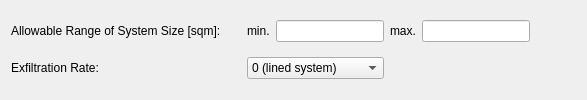
               <widget class="QWidget" name="bf_design_widget2" native="true">
                <layout class="QGridLayout" name="gridLayout_20">
                 <item row="0" column="6">
                  <spacer name="horizontalSpacer_50">
                   <property name="orientation">
                    <enum>Qt::Horizontal</enum>
                   </property>
                   <property name="sizeHint" stdset="0">
                    <size>
                     <width>40</width>
                     <height>20</height>
                    </size>
                   </property>
                  </spacer>
                 </item>
                 <item row="0" column="0">
                  <widget class="QLabel" name="bf_minsize_lbl">
                   <property name="text">
                    <string>Allowable Range of System Size [sqm]:</string>
                   </property>
                  </widget>
                 </item>
                 <item row="0" column="5">
                  <widget class="QLineEdit" name="bf_maxsize_box"/>
                 </item>
                 <item row="0" column="1">
                  <spacer name="horizontalSpacer_51">
                   <property name="orientation">
                    <enum>Qt::Horizontal</enum>
                   </property>
                   <property name="sizeType">
                    <enum>QSizePolicy::Fixed</enum>
                   </property>
                   <property name="sizeHint" stdset="0">
                    <size>
                     <width>20</width>
                     <height>20</height>
                    </size>
                   </property>
                  </spacer>
                 </item>
                 <item row="1" column="0">
                  <widget class="QLabel" name="bf_exfil_lbl">
                   <property name="text">
                    <string>Exfiltration Rate:</string>
                   </property>
                  </widget>
                 </item>
                 <item row="1" column="2" colspan="2">
                  <widget class="QComboBox" name="bf_exfil_combo">
                   <property name="whatsThis">
                    <string>&lt;!DOCTYPE HTML PUBLIC &quot;-//W3C//DTD HTML 4.0//EN&quot; &quot;http://www.w3.org/TR/REC-html40/strict.dtd&quot;&gt;
&lt;html&gt;&lt;head&gt;&lt;meta name=&quot;qrichtext&quot; content=&quot;1&quot; /&gt;&lt;style type=&quot;text/css&quot;&gt;
p, li { white-space: pre-wrap; }
&lt;/style&gt;&lt;/head&gt;&lt;body style=&quot; font-family:'MS Shell Dlg 2'; font-size:8.25pt; font-weight:400; font-style:normal;&quot;&gt;
&lt;p style=&quot; margin-top:0px; margin-bottom:0px; margin-left:0px; margin-right:0px; -qt-block-indent:0; text-indent:0px;&quot;&gt;&lt;span style=&quot; font-size:8pt;&quot;&gt;The likely exfiltration rate from the system (less than the theoretical maximum infiltration rate of the soil). Select this value based on performance data of systems in your city.&lt;/span&gt;&lt;/p&gt;&lt;/body&gt;&lt;/html&gt;</string>
                   </property>
                   <item>
                    <property name="text">
                     <string>0 (lined system)</string>
                    </property>
                   </item>
                   <item>
                    <property name="text">
                     <string>0.18 mm/hr</string>
                    </property>
                   </item>
                   <item>
                    <property name="text">
                     <string>0.36 mm/hr</string>
                    </property>
                   </item>
                   <item>
                    <property name="text">
                     <string>1.8 mm/hr</string>
                    </property>
                   </item>
                   <item>
                    <property name="text">
                     <string>3.6 mm/hr</string>
                    </property>
                   </item>
                  </widget>
                 </item>
                 <item row="0" column="4">
                  <widget class="QLabel" name="bf_maxsize_lbl">
                   <property name="text">
                    <string>max.</string>
                   </property>
                  </widget>
                 </item>
                 <item row="0" column="2">
                  <widget class="QLabel" name="bf_minsize_lbl_2">
                   <property name="text">
                    <string>min.</string>
                   </property>
                  </widget>
                 </item>
                 <item row="0" column="3">
                  <widget class="QLineEdit" name="bf_minsize_box"/>
                 </item>
                 <item row="1" column="1">
                  <spacer name="horizontalSpacer_72">
                   <property name="orientation">
                    <enum>Qt::Horizontal</enum>
                   </property>
                   <property name="sizeType">
                    <enum>QSizePolicy::Fixed</enum>
                   </property>
                   <property name="sizeHint" stdset="0">
                    <size>
                     <width>20</width>
                     <height>20</height>
                    </size>
                   </property>
                  </spacer>
                 </item>
                 <item row="1" column="4" colspan="3">
                  <spacer name="horizontalSpacer_73">
                   <property name="orientation">
                    <enum>Qt::Horizontal</enum>
                   </property>
                   <property name="sizeHint" stdset="0">
                    <size>
                     <width>40</width>
                     <height>20</height>
                    </size>
                   </property>
                  </spacer>
                 </item>
                </layout>
               </widget>
